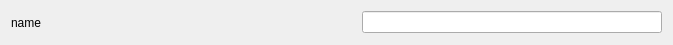
<?xml version="1.0" encoding="UTF-8"?>
<ui version="4.0">
 <class>Form</class>
 <widget class="QWidget" name="Form">
  <property name="geometry">
   <rect>
    <x>0</x>
    <y>0</y>
    <width>673</width>
    <height>45</height>
   </rect>
  </property>
  <property name="windowTitle">
   <string>Form</string>
  </property>
  <layout class="QHBoxLayout" name="horizontalLayout">
   <item>
    <widget class="QLabel" name="name">
     <property name="text">
      <string>name</string>
     </property>
    </widget>
   </item>
   <item>
    <widget class="QLineEdit" name="value">
     <property name="sizePolicy">
      <sizepolicy hsizetype="Fixed" vsizetype="Fixed">
       <horstretch>0</horstretch>
       <verstretch>0</verstretch>
      </sizepolicy>
     </property>
     <property name="maximumSize">
      <size>
       <width>300</width>
       <height>16777215</height>
      </size>
     </property>
    </widget>
   </item>
  </layout>
 </widget>
 <resources/>
 <connections/>
</ui>
